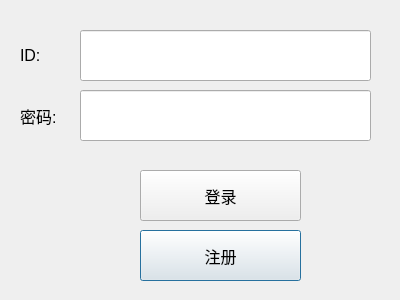
<?xml version="1.0" encoding="UTF-8"?>
<ui version="4.0">
 <class>LogInWindow</class>
 <widget class="QDialog" name="LogInWindow">
  <property name="geometry">
   <rect>
    <x>0</x>
    <y>0</y>
    <width>400</width>
    <height>300</height>
   </rect>
  </property>
  <property name="windowTitle">
   <string>Dialog</string>
  </property>
  <widget class="QLineEdit" name="lineEdit_id">
   <property name="geometry">
    <rect>
     <x>80</x>
     <y>30</y>
     <width>291</width>
     <height>51</height>
    </rect>
   </property>
   <property name="font">
    <font>
     <pointsize>12</pointsize>
    </font>
   </property>
  </widget>
  <widget class="QPushButton" name="pushButton_register">
   <property name="geometry">
    <rect>
     <x>140</x>
     <y>230</y>
     <width>161</width>
     <height>51</height>
    </rect>
   </property>
   <property name="font">
    <font>
     <family>AcadEref</family>
     <pointsize>12</pointsize>
    </font>
   </property>
   <property name="text">
    <string>注册</string>
   </property>
  </widget>
  <widget class="QLineEdit" name="lineEdit_password">
   <property name="geometry">
    <rect>
     <x>80</x>
     <y>90</y>
     <width>291</width>
     <height>51</height>
    </rect>
   </property>
   <property name="font">
    <font>
     <pointsize>12</pointsize>
    </font>
   </property>
   <property name="echoMode">
    <enum>QLineEdit::Password</enum>
   </property>
  </widget>
  <widget class="QPushButton" name="pushButton_login">
   <property name="geometry">
    <rect>
     <x>140</x>
     <y>170</y>
     <width>161</width>
     <height>51</height>
    </rect>
   </property>
   <property name="font">
    <font>
     <family>AcadEref</family>
     <pointsize>12</pointsize>
    </font>
   </property>
   <property name="text">
    <string>登录</string>
   </property>
  </widget>
  <widget class="QLabel" name="label_2">
   <property name="geometry">
    <rect>
     <x>20</x>
     <y>100</y>
     <width>71</width>
     <height>31</height>
    </rect>
   </property>
   <property name="font">
    <font>
     <pointsize>12</pointsize>
    </font>
   </property>
   <property name="text">
    <string>密码:</string>
   </property>
  </widget>
  <widget class="QLabel" name="label">
   <property name="geometry">
    <rect>
     <x>20</x>
     <y>40</y>
     <width>71</width>
     <height>31</height>
    </rect>
   </property>
   <property name="font">
    <font>
     <pointsize>12</pointsize>
    </font>
   </property>
   <property name="text">
    <string>ID:</string>
   </property>
  </widget>
 </widget>
 <resources/>
 <connections/>
</ui>
